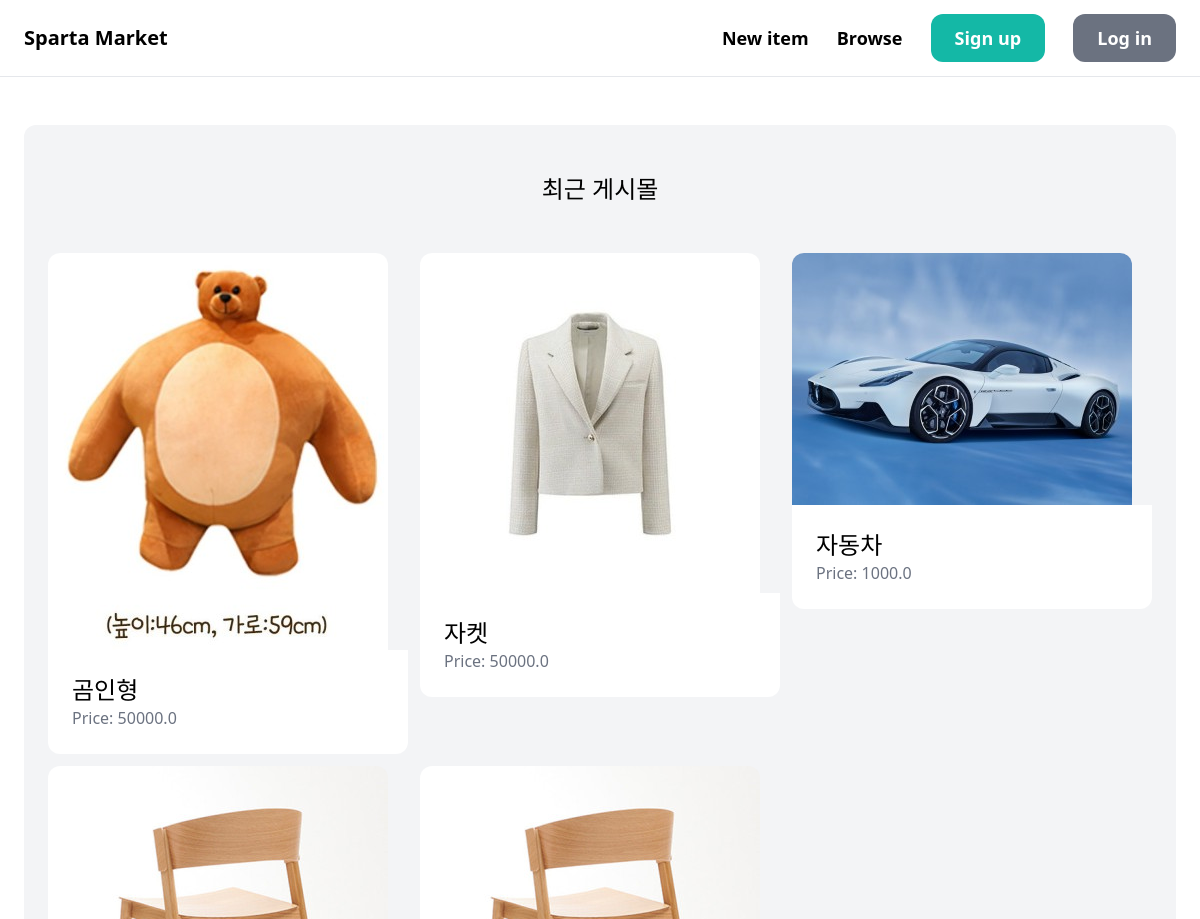
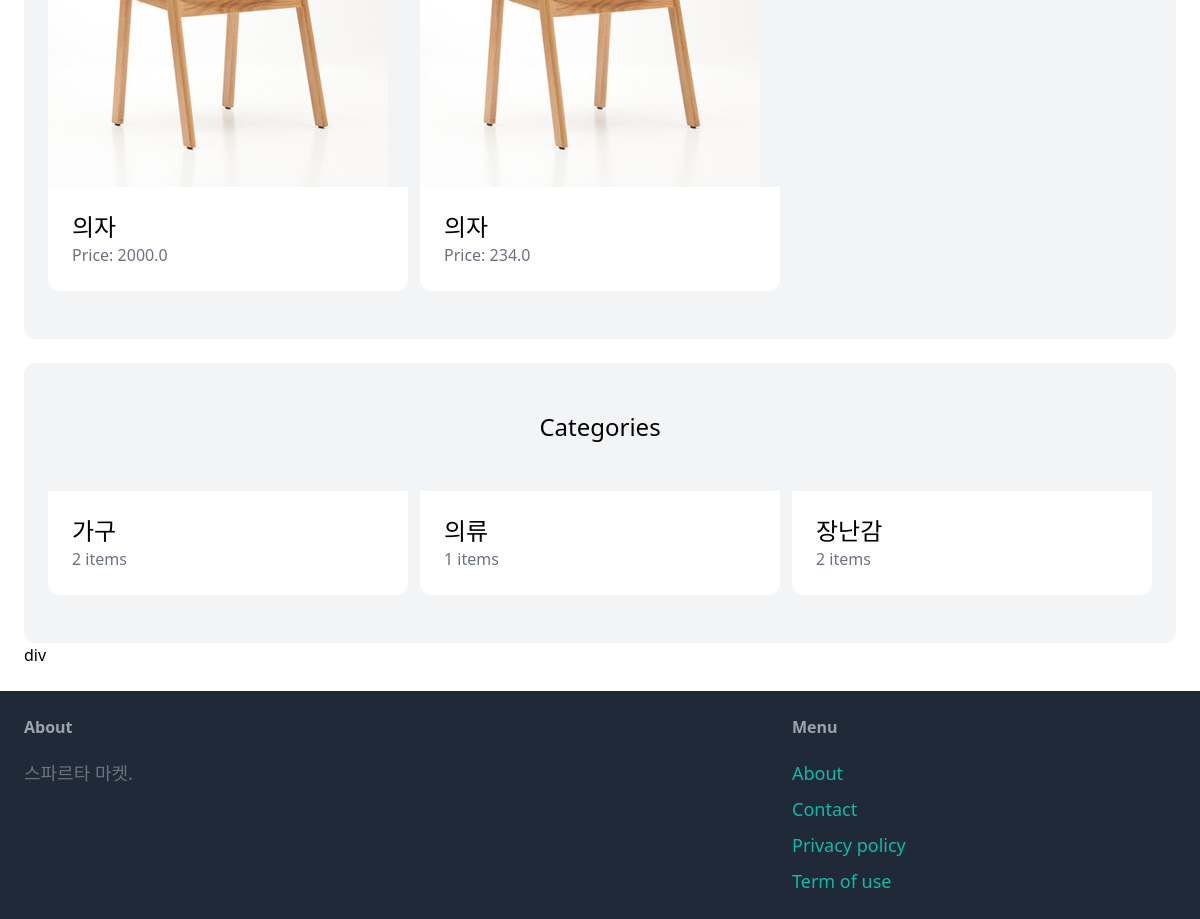
The app's page /, older data (2 pictures, top to bottom).
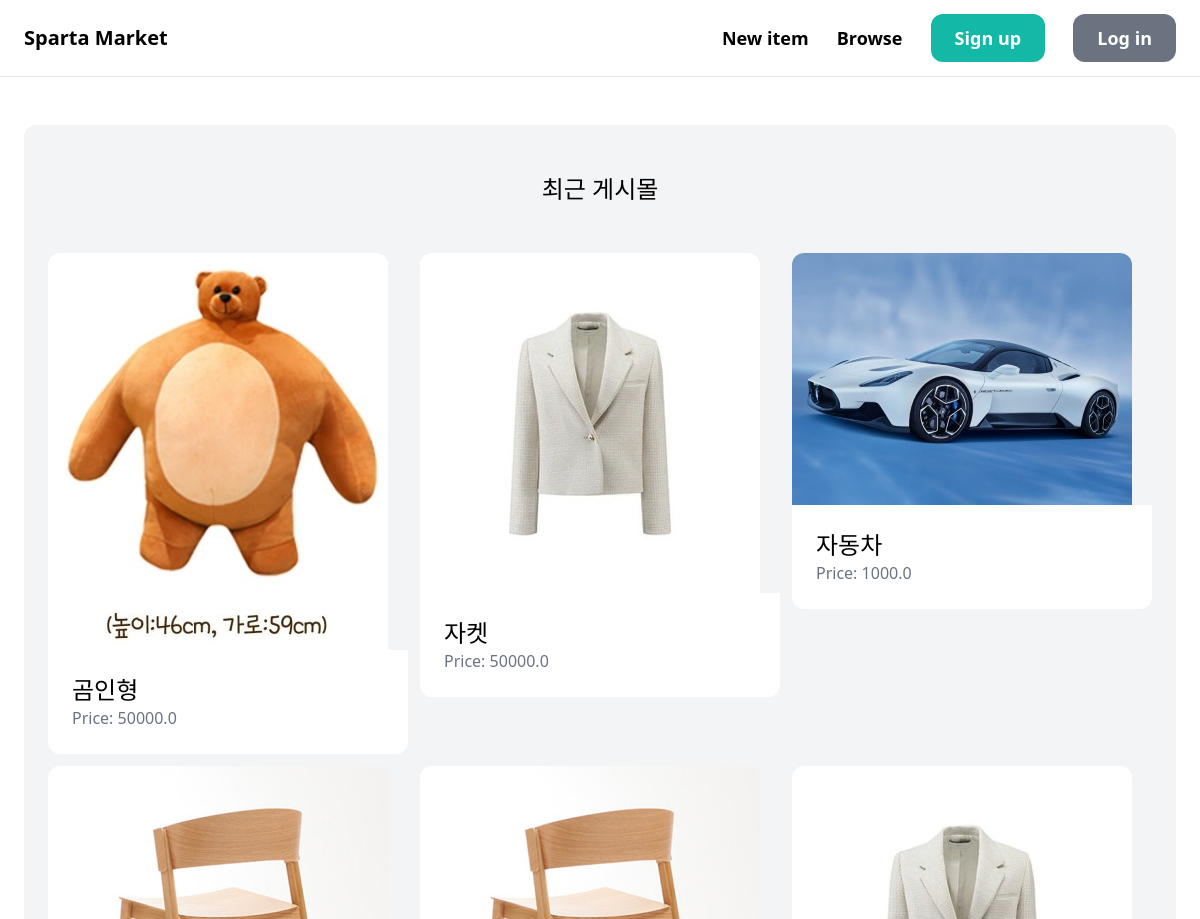
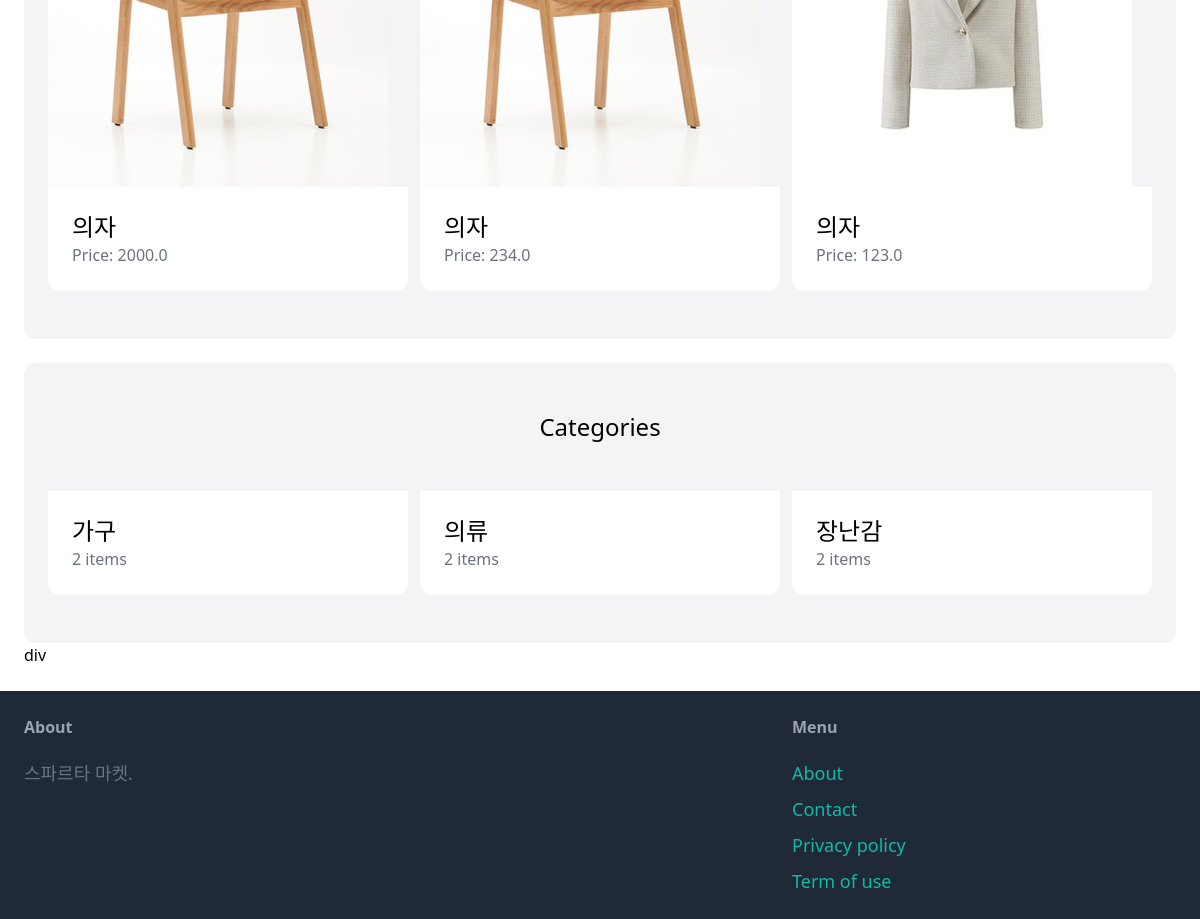
The same page, newer data (2 pictures, top to bottom).
### item/models.py (models this page shows, shortened)
class Item(models.Model):
    category = models.ForeignKey(Category, related_name='items', on_delete=models.CASCADE)
    name = models.CharField(max_length=255)
    description = models.TextField(blank=True, null=True)
    price = models.FloatField()
    image = models.ImageField(upload_to='item_image', blank=True, null=True)
    is_sold = models.BooleanField(default=False)
    created_by = models.ForeignKey(User, related_name='items', on_delete=models.CASCADE)
    created_at = models.DateTimeField(auto_now_add=True)

class Category(models.Model):
    name = models.CharField(max_length=255)
    class Meta:
        ordering = ('name',)
        verbose_name_plural = 'Categories'

### core/views.py (the view)
# urls.py: path('', views.index, name='index'),
def index(request):
        item = Item.objects.filter(is_sold=False)[0:6]
        categories = Category.objects.all()
        return render(request, 'core/index.html', {
            'categories': categories,
            'item': item,
        })

### core/templates/core/index.html (shortened to what this page needs)
{% extends 'core/base.html' %}
{% block content %}
    <div class="mt-6 px-6 py-12 bg-gray-100 rounded-xl">
        <h2 class="mb-12 text-2xl text-center">최근 게시몰</h2>
        <div class="grid grid-cols-3 gap-3">
            {% for item in item %}
                <div>
                    <a href="{% url 'item:detail' item.id %}">
                        <div>
                            <img src="{{ item.image.url }}" class="rounded-t-xl">
                        </div>
                        <div class="p-6 bg-white rounded-b-xl">
                            <h2 class="text-2xl">{{ item.name }}</h2>
                            <p class="text-gray-500">Price: {{ item.price }}</p>
                        </div>
                    </a>
                </div>
            {% endfor %}
        </div>
    </div>
    <div class="mt-6 px-6 py-12 bg-gray-100 rounded-xl">
        <h2 class="mb-12 text-2xl text-center">Categories</h2>
        <div class="grid grid-cols-3 gap-3">
            {% for category in categories %}
                <div>
                    <a href="#">
                        <div class="p-6 bg-white rounded-b-xl">
                            <h2 class="text-2xl">{{ category.name }}</h2>
                            <p class="text-gray-500">{{ category.items.count }} items</p>
                        </div>
                    </a>
                </div>
            {% endfor %}
        </div>
    </div>div
{% endblock %}

Row changes from the older to the newer data that the page shows:
added Item: image (picture), name "의자", price "123.0"
computed for Category "의류": items.count "1" → "2"
